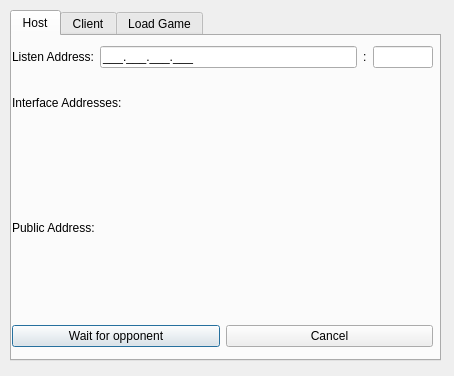
<?xml version="1.0" encoding="UTF-8"?>
<ui version="4.0">
 <class>NewGameDialog</class>
 <widget class="QDialog" name="NewGameDialog">
  <property name="geometry">
   <rect>
    <x>0</x>
    <y>0</y>
    <width>454</width>
    <height>376</height>
   </rect>
  </property>
  <property name="windowTitle">
   <string>New Game</string>
  </property>
  <widget class="QTabWidget" name="tabWidget">
   <property name="geometry">
    <rect>
     <x>10</x>
     <y>10</y>
     <width>431</width>
     <height>351</height>
    </rect>
   </property>
   <property name="currentIndex">
    <number>0</number>
   </property>
   <widget class="QWidget" name="host">
    <attribute name="title">
     <string>Host</string>
    </attribute>
    <widget class="QWidget" name="layoutWidget">
     <property name="geometry">
      <rect>
       <x>0</x>
       <y>10</y>
       <width>421</width>
       <height>301</height>
      </rect>
     </property>
     <layout class="QVBoxLayout" name="verticalLayout">
      <item>
       <layout class="QHBoxLayout" name="horizontalLayout">
        <item>
         <widget class="QLabel" name="label">
          <property name="text">
           <string>Listen Address:</string>
          </property>
         </widget>
        </item>
        <item>
         <widget class="QLineEdit" name="hostIpAddress">
          <property name="inputMask">
           <string>000.000.000.000;_</string>
          </property>
         </widget>
        </item>
        <item>
         <widget class="QLabel" name="label_2">
          <property name="text">
           <string>:</string>
          </property>
         </widget>
        </item>
        <item>
         <widget class="QLineEdit" name="hostPort">
          <property name="maximumSize">
           <size>
            <width>60</width>
            <height>16777215</height>
           </size>
          </property>
          <property name="inputMask">
           <string>00000</string>
          </property>
         </widget>
        </item>
       </layout>
      </item>
      <item>
       <widget class="QLabel" name="interfaceAddressesLabel">
        <property name="text">
         <string>Interface Addresses:</string>
        </property>
       </widget>
      </item>
      <item>
       <widget class="QLabel" name="interfaceAddresses">
        <property name="text">
         <string/>
        </property>
       </widget>
      </item>
      <item>
       <widget class="QLabel" name="publicAddressLabel">
        <property name="text">
         <string>Public Address:</string>
        </property>
       </widget>
      </item>
      <item>
       <widget class="QLabel" name="publicAddress">
        <property name="text">
         <string/>
        </property>
       </widget>
      </item>
      <item>
       <layout class="QHBoxLayout" name="horizontalLayout_3">
        <item>
         <widget class="QPushButton" name="listenButton">
          <property name="text">
           <string>Wait for opponent</string>
          </property>
          <property name="default">
           <bool>true</bool>
          </property>
         </widget>
        </item>
        <item>
         <widget class="QPushButton" name="cancelButton">
          <property name="text">
           <string>Cancel</string>
          </property>
         </widget>
        </item>
       </layout>
      </item>
     </layout>
    </widget>
   </widget>
   <widget class="QWidget" name="client">
    <attribute name="title">
     <string>Client</string>
    </attribute>
    <widget class="QWidget" name="layoutWidget">
     <property name="geometry">
      <rect>
       <x>10</x>
       <y>10</y>
       <width>411</width>
       <height>311</height>
      </rect>
     </property>
     <layout class="QVBoxLayout" name="verticalLayout_2">
      <item>
       <layout class="QHBoxLayout" name="horizontalLayout_2">
        <item>
         <widget class="QLabel" name="label_3">
          <property name="text">
           <string>Connect To:</string>
          </property>
         </widget>
        </item>
        <item>
         <widget class="QLineEdit" name="clientIpAddress">
          <property name="inputMask">
           <string>000.000.000.000;_</string>
          </property>
         </widget>
        </item>
        <item>
         <widget class="QLabel" name="label_4">
          <property name="text">
           <string>:</string>
          </property>
         </widget>
        </item>
        <item>
         <widget class="QLineEdit" name="clientPort">
          <property name="maximumSize">
           <size>
            <width>30</width>
            <height>16777215</height>
           </size>
          </property>
          <property name="inputMask">
           <string>00000</string>
          </property>
         </widget>
        </item>
       </layout>
      </item>
      <item>
       <widget class="QPushButton" name="connectButton">
        <property name="text">
         <string>Connect</string>
        </property>
        <property name="default">
         <bool>true</bool>
        </property>
       </widget>
      </item>
     </layout>
    </widget>
   </widget>
   <widget class="QWidget" name="load">
    <attribute name="title">
     <string>Load Game</string>
    </attribute>
    <widget class="QPushButton" name="pushButton">
     <property name="geometry">
      <rect>
       <x>150</x>
       <y>210</y>
       <width>114</width>
       <height>32</height>
      </rect>
     </property>
     <property name="text">
      <string>Load FIle</string>
     </property>
    </widget>
    <widget class="QWidget" name="">
     <property name="geometry">
      <rect>
       <x>0</x>
       <y>60</y>
       <width>421</width>
       <height>33</height>
      </rect>
     </property>
     <layout class="QHBoxLayout" name="horizontalLayout_4">
      <item>
       <widget class="QLineEdit" name="chooseFileTextEdit"/>
      </item>
      <item>
       <widget class="QPushButton" name="chooseFileButton">
        <property name="text">
         <string>...</string>
        </property>
       </widget>
      </item>
     </layout>
    </widget>
   </widget>
  </widget>
 </widget>
 <resources/>
 <connections>
  <connection>
   <sender>listenButton</sender>
   <signal>clicked()</signal>
   <receiver>NewGameDialog</receiver>
   <slot>onListen()</slot>
   <hints>
    <hint type="sourcelabel">
     <x>145</x>
     <y>321</y>
    </hint>
    <hint type="destinationlabel">
     <x>119</x>
     <y>362</y>
    </hint>
   </hints>
  </connection>
  <connection>
   <sender>cancelButton</sender>
   <signal>clicked()</signal>
   <receiver>NewGameDialog</receiver>
   <slot>onCancel()</slot>
   <hints>
    <hint type="sourcelabel">
     <x>300</x>
     <y>324</y>
    </hint>
    <hint type="destinationlabel">
     <x>268</x>
     <y>364</y>
    </hint>
   </hints>
  </connection>
  <connection>
   <sender>connectButton</sender>
   <signal>clicked()</signal>
   <receiver>NewGameDialog</receiver>
   <slot>onConnect()</slot>
   <hints>
    <hint type="sourcelabel">
     <x>213</x>
     <y>340</y>
    </hint>
    <hint type="destinationlabel">
     <x>172</x>
     <y>363</y>
    </hint>
   </hints>
  </connection>
  <connection>
   <sender>chooseFileButton</sender>
   <signal>clicked()</signal>
   <receiver>NewGameDialog</receiver>
   <slot>onChooseFile()</slot>
   <hints>
    <hint type="sourcelabel">
     <x>412</x>
     <y>114</y>
    </hint>
    <hint type="destinationlabel">
     <x>444</x>
     <y>211</y>
    </hint>
   </hints>
  </connection>
  <connection>
   <sender>pushButton</sender>
   <signal>clicked()</signal>
   <receiver>NewGameDialog</receiver>
   <slot>onLoadFile()</slot>
   <hints>
    <hint type="sourcelabel">
     <x>223</x>
     <y>256</y>
    </hint>
    <hint type="destinationlabel">
     <x>445</x>
     <y>290</y>
    </hint>
   </hints>
  </connection>
 </connections>
 <slots>
  <slot>onListen()</slot>
  <slot>onCancel()</slot>
  <slot>onConnect()</slot>
  <slot>onChooseFile()</slot>
  <slot>onLoadFile()</slot>
 </slots>
</ui>
